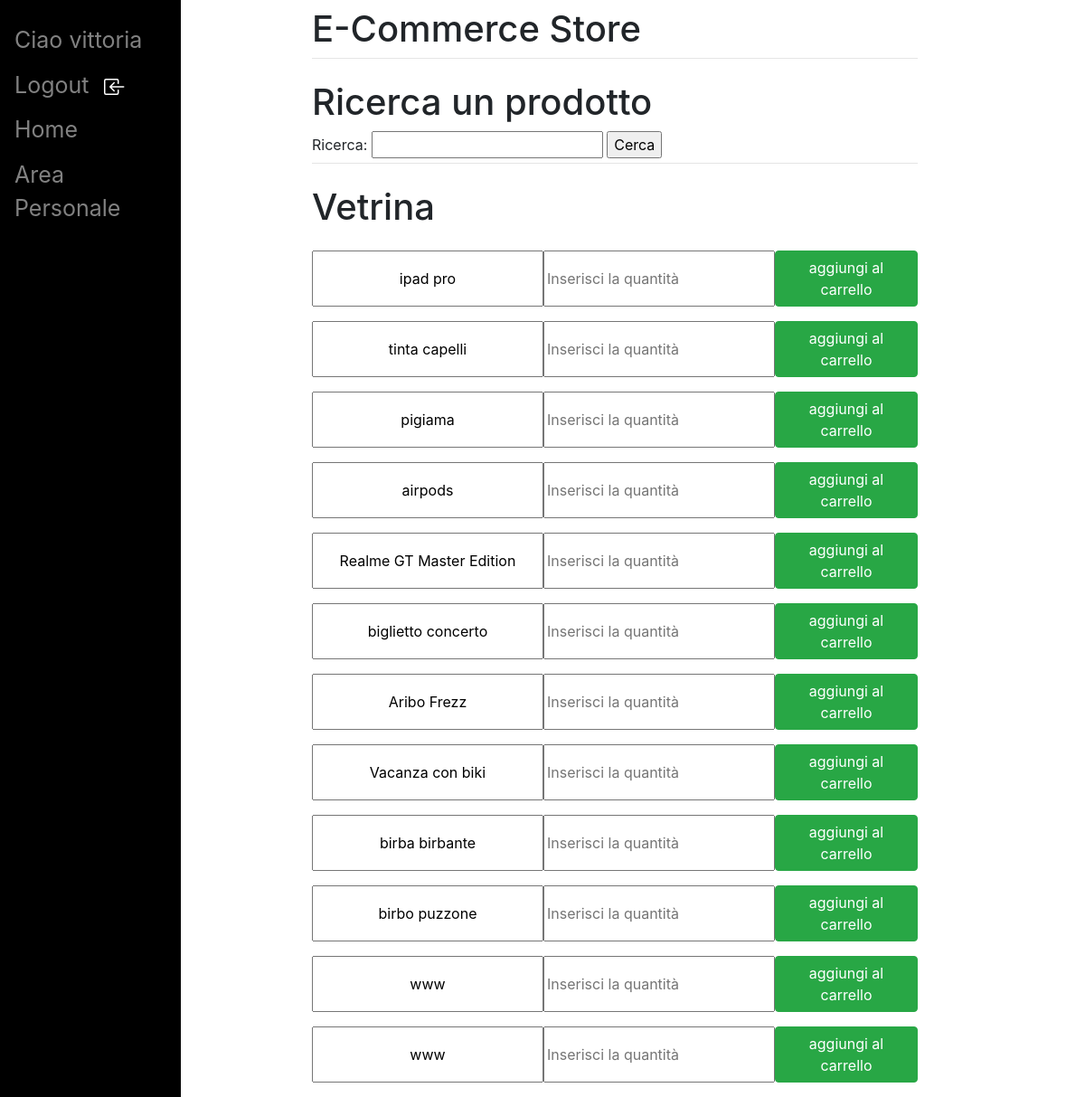
Screenshot of / (signed in) with the database file from the repository.
### store/models.py (models this page shows, shortened)
class Prodotto(models.Model):
    nome = models.CharField(max_length=200)
    descrizione = models.CharField(max_length=400)
    prezzo = models.FloatField()
    visibile = models.BooleanField(default=True)

### store/views.py (the view)
# urls.py: path('', views.home),
def home(request):
    prodottiInVendita = Prodotto.objects.all()
    if request.method == "POST" :
        form = CercaProdotto(request.POST)
        if form.is_valid() :
            stringaRicerca = form.cleaned_data["stringaRicerca"]
            prodottiTrovati = Prodotto.objects.filter(
                ( Q(nome__contains=stringaRicerca) | Q(descrizione__contains=stringaRicerca) ) & Q(visibile=True)
                )
            return render(request, 'store/home.html', {"form" : form , "prodottiTrovati":prodottiTrovati , "prodottiInVendita":prodottiInVendita})
        else:
            print("form non valido")
    else :
        form = CercaProdotto()
        return render(request ,  "store/home.html" , {"form":form , "prodottiInVendita":prodottiInVendita})

### store/forms.py
class CercaProdotto(forms.Form):
    stringaRicerca = forms.CharField(label="Ricerca", max_length=200)

### store/templates/store/home.html (shortened to what this page needs)
{% extends 'store/base.html' %}
{% block content %}
    <h1 class="mt-2">Ricerca un prodotto</h1>
    <form action="#" method="POST">
        {{form}}
        <input type="submit" value="Cerca">
    </form>
    <hr class="mt-0 mb-4">
    <h1 class="mt-2">Vetrina</h1>
    {% if prodottiInVendita %}
        {% for prodotto in prodottiInVendita %}
        <form method="post" action="/aggiungiAlCarrello" class="form-group form-orizzontale">
            {% if prodotto.visibile %}
                <input class="testoCentrato" type="text" value="{{prodotto.nome}}" readonly>
                <input type="number" name="numeroPezzi" placeholder="Inserisci la quantità">
                <button type="submit" class="btn btn-success">aggiungi al carrello</button>
            {% endif %}
        </form>
        {% endfor %}
    {% else %}
        <h2 class="mt-2">Nessun prodotto in vendita</h2>
    {% endif %}
{% endblock %}

### store/templates/store/base.html (shortened to what this page needs)
<!doctype html>
<html>
<head>
	<link rel="stylesheet" href="https://stackpath.bootstrapcdn.com/bootstrap/4.3.1/css/bootstrap.min.css" integrity=
	"sha384-ggOyR0iXCbMQv3Xipma34MD+dH/1fQ784/j6cY/iJTQUOhcWr7x9JvoRxT2MZw1T">
</head>
<body>
	<div class="sidenav">
		<ul class="lista_sidenav">
			{% if user.is_authenticated %}
				<li class="ciaoUser">Ciao {{ user.username }}</li>
			{% endif %}
			<li>
				{% if user.is_authenticated %}
					<a href="/logout">
						Logout
					</a>
				{% endif %}
			</li>
			<li><a href="/home"> Home </a></li>
			<li><a href="/cliente">Area Personale</a></li>
		</ul>
	</div>
	<div id="content" , name="content" , class="main">
		<div class="row justify-content-center">
			<div class="col-8">
				<h1 class="mt-2">E-Commerce Store</h1>
				<hr class="mt-0 mb-4">
				{% block content %}{% endblock %}
			</div>
		</div>
	</div>
</body>
</html>

### store/templates/store/base.html (style rules this page uses)
.sidenav { height:100%; width:200px; position: fixed; z-index:1; top:0; left:0; background-color:black; overflow-x: hidden; padding-top:20px; }
.sidenav a { padding:6px 8px 6px 16px; text-decoration: none; font-size:25px; color: #818181; display:block; }
.lista_sidenav { list-style-type:none; margin:0; padding:0; }
.lista_sidenav li { display: flex; flex-direction: row; align-items: center; }
.ciaoUser { padding:6px 8px 6px 16px; text-decoration: none; font-size:25px; color: #818181; display:block; }
.iconaUtente { margin-left: 10px; }
.main { margin-left:160px; padding: 0px 10px; }

### store/templates/store/home.html (style rules this page uses)
.form-orizzontale { display: flex; flex-direction: row; }
.testoCentrato { text-align: center; }

### rows the page displays
Prodotto: nome "ipad pro"
Prodotto: nome "tinta capelli"
Prodotto: nome "pigiama"
Prodotto: nome "airpods"
Prodotto: nome "Realme GT Master Edition"
Prodotto: nome "biglietto concerto"
Prodotto: nome "Aribo Frezz"
Prodotto: nome "Vacanza con biki"
Prodotto: nome "birba birbante"
Prodotto: nome "birbo puzzone"
Prodotto: nome "www"
Prodotto: nome "www"

### other values shown
{{ user.username }} "vittoria"
